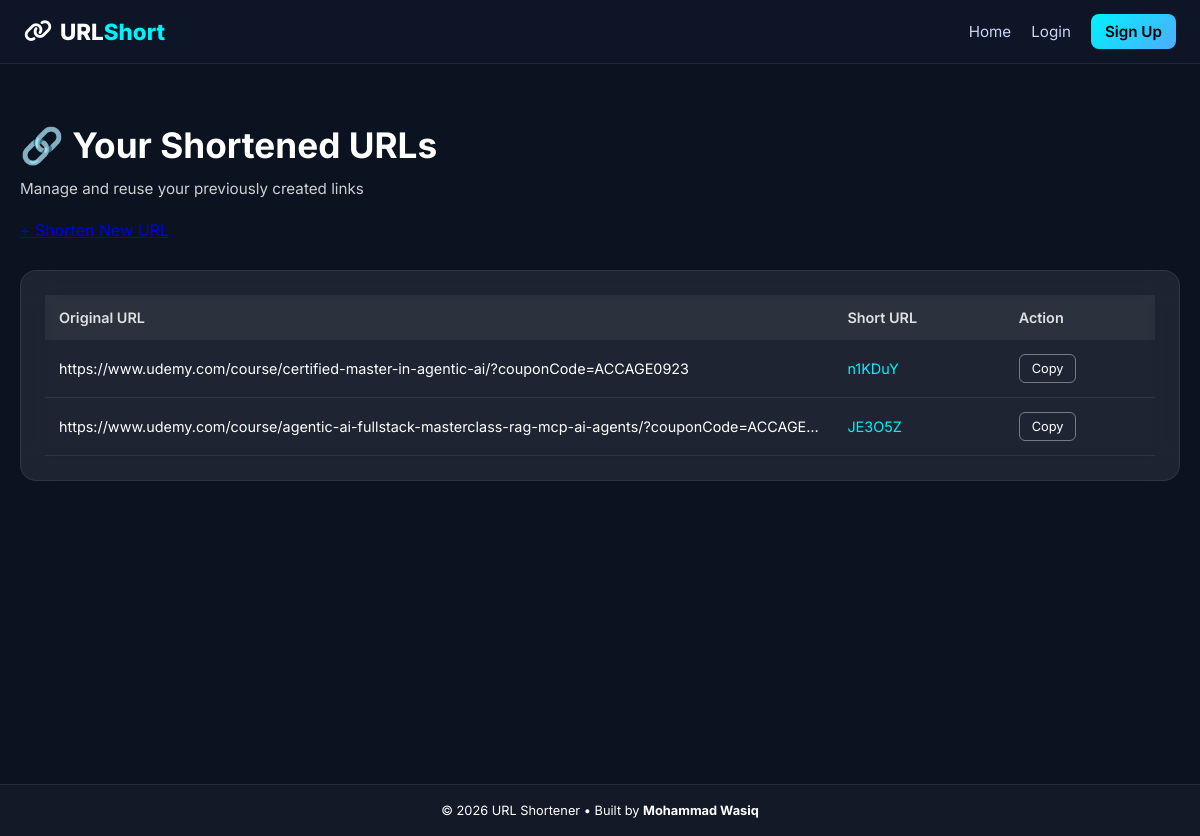
The app's page /urls with its own data.
### 11 Task10 URL Shortener Advanced/app.py (models this page shows)
class Url(db.Model):
    id = db.Column(db.Integer, primary_key=True)
    original_url = db.Column(db.String(500), nullable=False)
    short_url = db.Column(db.String(50), unique=True, nullable=False)

### 11 Task10 URL Shortener Advanced/app.py (the view)
@app.route('/urls')
def urls():
    urls = Url.query.all()
    return render_template('urls.html', urls=urls)

### 11 Task10 URL Shortener Advanced/templates/urls.html (shortened to what this page needs)
{% extends 'layout.html' %}
{% block body %}
<link rel="stylesheet" href="{{ url_for('static', filename='css/urls.css') }}">
<section class="page-wrapper">
    <div class="page-header">
        <h1>🔗 Your Shortened URLs</h1>
        <p>Manage and reuse your previously created links</p>
        <a href="{{ url_for('shortener') }}" class="btn-primary">
        </a>
    </div>
    <div class="table-card glass">
        {% if urls %}
            <table>
                <thead>
                    <tr>
                        <th>Original URL</th>
                        <th>Short URL</th>
                        <th>Action</th>
                    </tr>
                </thead>
                <tbody>
                    {% for url in urls %}
                    <tr>
                        <td class="truncate">{{ url.original_url }}</td>
                        <td>
                            <a href="{{ url.short_url }}" target="_blank" class="short-link">
                                {{ url.short_url }}
                            </a>
                        </td>
                        <td>
                            <button class="copy-btn" onclick="copyToClipboard('{{ url.short_url }}')">
                                Copy
                            </button>
                        </td>
                    </tr>
                    {% endfor %}
                </tbody>
            </table>
        {% endif %}
    </div>
</section>
{% endblock %}

### 11 Task10 URL Shortener Advanced/templates/layout.html (shortened to what this page needs)
<!DOCTYPE html>
<html lang="en">
<head>
    <link rel="stylesheet" href="{{ url_for('static', filename='css/base.css') }}">
    <link rel="stylesheet" href="https://cdnjs.cloudflare.com/ajax/libs/font-awesome/6.5.0/css/all.min.css">
</head>
<body>
<header class="navbar">
    <div class="nav-container">
        <a href="/" class="brand">
            <i class="fa-solid fa-link"></i>
            <span>URL<span class="accent">Short</span></span>
        </a>
        <nav class="nav-links">
            {% if 'username' in session %}
                <span class="user-pill">
                    <i class="fa-solid fa-user"></i> {{ session['username'] }}
                </span>
                <a href="/dashboard">Dashboard</a>
                <a href="/logout" class="btn-nav">Logout</a>
            {% else %}
                <a href="/">Home</a>
                <a href="/login">Login</a>
                <a href="/signup" class="btn-nav">Sign Up</a>
            {% endif %}
        </nav>
    </div>
</header>
<main>
    {% block body %}{% endblock %}
</main>
<footer class="footer">
    <p>
        © {{ 2026 }} URL Shortener • Built by <strong>Mohammad Wasiq</strong>
    </p>
</footer>
</body>
</html>

### 11 Task10 URL Shortener Advanced/static/css/base.css (style rules this page uses)
* { margin: 0; padding: 0; box-sizing: border-box; font-family: 'Inter', sans-serif; }
body { background: #0b1220; color: #ffffff; }
.navbar { position: sticky; top: 0; z-index: 100; background: rgba(15, 23, 42, 0.85); backdrop-filter: blur(12px); border-bottom: 1px solid rgba(255,255,255,0.08); }
.nav-container { max-width: 1200px; margin: auto; padding: 14px 24px; display: flex; justify-content: space-between; align-items: center; }
.brand { font-size: 1.4rem; font-weight: 800; text-decoration: none; color: #ffffff; display: flex; align-items: center; gap: 8px; }
.brand .accent { color: #00f2fe; }
.nav-links { display: flex; align-items: center; gap: 20px; }
.nav-links a { text-decoration: none; color: #cbd5f5; font-size: 0.95rem; transition: 0.2s ease; }
.btn-nav { padding: 8px 14px; border-radius: 8px; background: linear-gradient(135deg, #00f2fe, #4facfe); color: #000 !important; font-weight: 600; }
main { min-height: calc(100vh - 140px); }
.footer { text-align: center; padding: 18px; font-size: 0.8rem; background: rgba(255,255,255,0.03); border-top: 1px solid rgba(255,255,255,0.08); }

### 11 Task10 URL Shortener Advanced/static/css/urls.css (style rules this page uses)
.page-wrapper { max-width: 1200px; margin: 60px auto; padding: 0 20px; }
.page-header { display: flex; flex-direction: column; gap: 12px; margin-bottom: 30px; }
.page-header h1 { font-size: 2.2rem; }
.page-header p { font-size: 0.95rem; opacity: 0.8; max-width: 500px; }
.page-header .btn-primary { align-self: flex-start; margin-top: 10px; }
.glass { background: rgba(255,255,255,0.08); backdrop-filter: blur(16px); border-radius: 16px; padding: 25px; box-shadow: inset 0 0 0 1px rgba(255,255,255,0.08); }
table { width: 100%; border-collapse: collapse; }
thead { background: rgba(255,255,255,0.06); }
th, td { padding: 14px; text-align: left; font-size: 0.9rem; }
th { font-weight: 600; opacity: 0.85; }
tbody tr { border-bottom: 1px solid rgba(255,255,255,0.08); }
.short-link { color: #00f2fe; text-decoration: none; }
.truncate { max-width: 450px; white-space: nowrap; overflow: hidden; text-overflow: ellipsis; }
.copy-btn { background: transparent; border: 1px solid rgba(255,255,255,0.4); padding: 6px 12px; border-radius: 6px; color: #fff; cursor: pointer; font-size: 0.8rem; transition: 0.3s ease; }

### records on screen
Url: original_url "https://www.udemy.com/course/certified-master-in-agentic-ai/?couponCode=ACCAGE0923", short_url "n1KDuY"
Url: original_url "https://www.udemy.com/course/agentic-ai-fullstack-masterclass-rag-mcp-ai-agents/?couponCode=ACCAGE…", short_url "JE3O5Z"

### other values on screen
{{ 2026 }} "2026"
